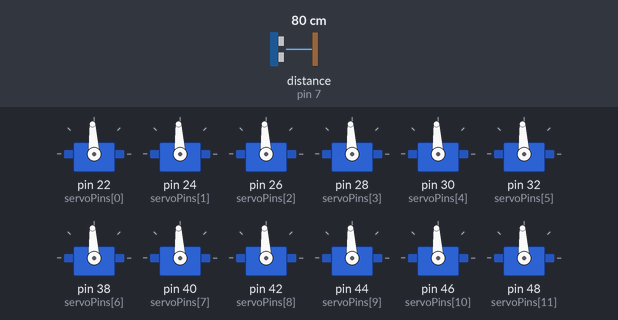
A sketch run on a simulated Arduino Mega 2560, built with avr-gcc and run on an emulated ATmega2560. Parts: 12 × servo. Wiring (inferred from the names in the program): ultrasonic range finder: trigger pin 8; echo pin 7. Inputs (shaded band) come from the test bench; at power-on: distance to the obstacle (sensor on pin 7) 80 cm. The echo pulse lasts 58.3 µs per cm; what the sketch prints to the serial monitor is not drawn.

Above: at 1.5 s.
At 2.2 s:
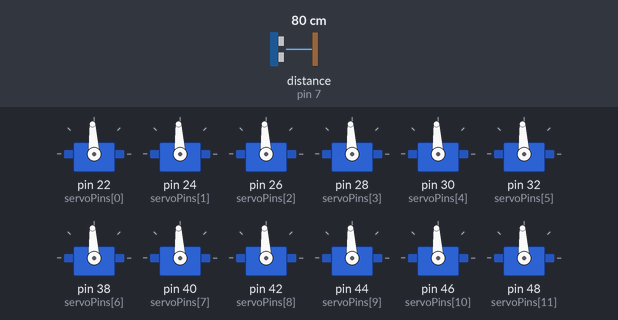
2.3 s: distance to the obstacle (sensor on pin 7) set to 2 cm
5.3 s: distance to the obstacle (sensor on pin 7) set to 18 cm
At 6.66 s:
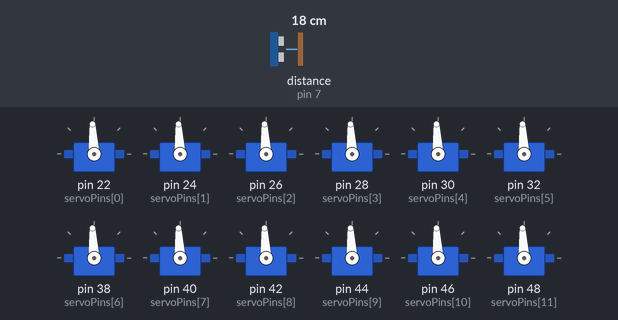
8.0 s: distance to the obstacle (sensor on pin 7) set to 4 cm
Timing chart, 0 to 11.4 s (numbered marks = the images above; inputs shaded):
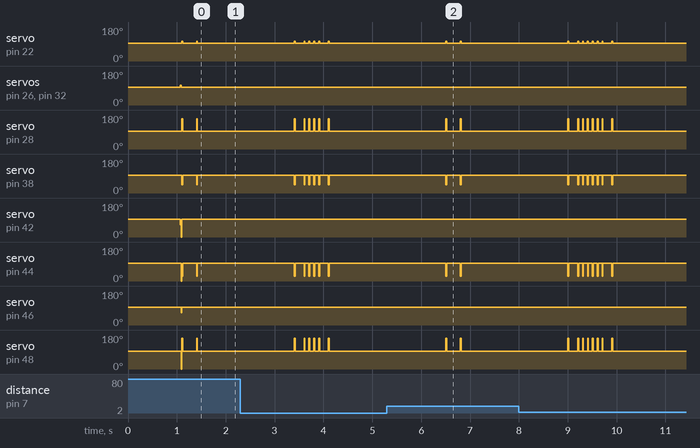

Measured:
- after the input at 5.3 s, servo on pin 22 (servoPins[0]): alternates 104° for 0.02 s and 93° for 0.28 s, 4 changes in all, then stays 93°, starting after 1.2 s; servo on pin 28 (servoPins[3]): alternates 159° for 0.02 s and 93° for 0.28 s, 4 changes in all, then stays 93°, starting after 1.2 s

The sketch:

conditional_locomotion.ino
```cpp
// (licence header left out)
#include <Servo.h>

//////////////////////////////////////////////////////////////////////////////////////////////////////////////////////////////////////////////
// Constants
//////////////////////////////////////////////////////////////////////////////////////////////////////////////////////////////////////////////
const int echoPin  = 7; //g
const int trigPin =  8;  //g
const int maximumServoShieldPosition = 2200;   // the maximum pulse duration for the servo shield (2ms pulse)
const int minimumServoShieldPosition = 800;   // the minimum pulse duration for the servo shield (1ms pulse)
const int numberOfServos             = 12;      // the number of servos
const int numberOfJoints             = 12;
const int numberOfFrames             = 5;

/////////////////////////////////////////////////////////////////////////////////////////////////////////////////////
class Action
/////////////////////////////////////////////////////////////////////////////////////////////////////////////////////
{
  /////////////////////////////////////////////////////////////////////////////////////////////////////////////////////
  //  The Action class collects information necessary to perform a sequence of movements.
  /////////////////////////////////////////////////////////////////////////////////////////////////////////////////////

  /////////////////////////////////////////////////////////////////////////////////////////////////////////////////////
  //Members
  /////////////////////////////////////////////////////////////////////////////////////////////////////////////////////
  public:
    int             duration;      // Total duration of the action in milliseconds
    float           playbackTime;  // The playback time in milliseconds.
    unsigned long   lastTime;      // The playback time in milliseconds.
    int*            frames;        // Pointer to a two dimensional array containing the individual frames
    float           playbackSpeed; // The speed at which the action is played back (1 is realtime, 0.5 is half speed, 2.0 is twice realtime)

  /////////////////////////////////////////////////////////////////////////////////////////////////////////////////////
  //Methods
  /////////////////////////////////////////////////////////////////////////////////////////////////////////////////////

  /////////////////////////////////////////////////////////////////////////////////////////////////////////////////////
  Action(int setDuration, void* setFrames)
  /////////////////////////////////////////////////////////////////////////////////////////////////////////////////////
  {
    frames            = (int*)setFrames;
    duration          = setDuration;
    playbackTime      = 0;
    playbackSpeed     = 1.0;
    lastTime          = 0;
  }

  /////////////////////////////////////////////////////////////////////////////////////////////////////////////////////
  void Update()
  /////////////////////////////////////////////////////////////////////////////////////////////////////////////////////
  {
     // Get the current time.
     unsigned long currentTime = millis();

     // Update the playback time.
     playbackTime += (playbackSpeed * (float)(currentTime - lastTime));

     // Loop if the playback time is past the end of the action.
     if(playbackTime > duration)
       playbackTime = playbackTime - duration;

     // Remember the time.
     lastTime = currentTime;
  }

  /////////////////////////////////////////////////////////////////////////////////////////////////////////////////////
  void GetCurrentFrame(int* frame)
  /////////////////////////////////////////////////////////////////////////////////////////////////////////////////////
  {
      //update each servo
      int* sourceFrame = frames + ((int)playbackTime/20)*numberOfJoints;
      for (int joint = 0; joint < numberOfJoints; joint++)
        frame[joint] = sourceFrame[joint];
  }

};
//////////////////////////////////////////////////////////////////////////////////////////////////////////////////////////////////////////////
// Action Frames
//////////////////////////////////////////////////////////////////////////////////////////////////////////////////////////////////////////////
//Joints positions are in degrees * 100 (home position is 0 degrees)
/////////////////////////////////////////////
//JOINT INDEXES
//
//RIGHT LEG JOINTS
// 0 Right Ankle (roll)
// 1 Right Lower Leg
// 2 Right Knee
// 3 Right Middle Leg
// 4 Right Upper Leg
// 5 Right Hip (roll)
//LEFT LEG JOINTS
// 6 Left Ankle (roll)
// 7 Left Lower Leg
// 8 Left Knee
// 9 Left Middle Leg
// 10 Left Upper Leg
// 11 Left Hip (roll)
/////////////////////////////////////////////
int servoPins[numberOfServos] = {22, 24, 26, 28, 30, 32, 38, 40, 42, 44, 46, 48};  // the pin for each servo
int frames[numberOfFrames][numberOfJoints] = {
                      {    0,     0,     0,     0,     0,     0,     0,     0,     0,     0,     0,     0 },
                      {    0,     0,     0,     0,     0,     0,     0,     0,     0,     0,     0,     0 },
                      {    0,     0,     0,     0,     0,     0,     0,     0,     0,     0,     0,     0 },
                      {    0,     0,     0,     0,     0,     0,     0,     0,     0,     0,     0,     0 },
                      {    0,     0,     0,     0,     0,     0,     0,     0,     0,     0,     0,     0 }
};

int servoCalibrations[numberOfJoints][3] = { // servoCalibrations[numberOfJoints][{max,mid,min}];
                      {7678, -23, -7003},
                      {2284, 234, -337},
                      {1900, -100, 300},
                      {1900, -100, 200},
                      {2000, -400, -1135},
                      {800, -600, -3100},
                      {7600, 700, -6000},
                      {2900, 1000, 500},
                      {1900, 200, 0},
                      {2200, 100, 300},
                      {2600, 600, 300},
                      {1700, -300, -2700}
};

//////////////////////////////////////////////////////////////////////////////////////////////////////////////////////////////////////////////
// Actions
//////////////////////////////////////////////////////////////////////////////////////////////////////////////////////////////////////////////
Action myAction(numberOfFrames * 20 , frames); //the action
Action* currentAction;                //pointer to the current action

//////////////////////////////////////////////////////////////////////////////////////////////////////////////////////////////////////////////
// Variables
//////////////////////////////////////////////////////////////////////////////////////////////////////////////////////////////////////////////
Servo servos[numberOfServos];  // create servo object to control a servo

//////////////////////////////////////////////////////////////////////////////////////////////////////////////////////////////////////////////
void setup()
//////////////////////////////////////////////////////////////////////////////////////////////////////////////////////////////////////////////
{
  //set the initial action
  currentAction = &myAction;

  //wait for a second to begin (keeps the communication line open in case a new program is being downloaded)
  delay(1000);

  //start up the communication
  Serial.begin(9600);

  //initialize the servos
  initializeServos();
}

//////////////////////////////////////////////////////////////////////////////////////////////////////////////////////////////////////////////
void loop()
//////////////////////////////////////////////////////////////////////////////////////////////////////////////////////////////////////////////
{
  //this is the main update loop for the microcontroller

  //update the current action
  UpdateAction();

  //get the frame from the current action
  int frame[numberOfServos];
  currentAction->GetCurrentFrame(frame);

  //set the servo positions for this frame number
  SetServoPositions(frame);

  SendResponse();

  // Add a little delay.
  delay(2);
}

//////////////////////////////////////////////////////////////////////////////////////////////////////////////////////////////////////////////
void UpdateAction()
//////////////////////////////////////////////////////////////////////////////////////////////////////////////////////////////////////////////
{
  //check to see if the robot is walking
  if(currentAction == &myAction)
  {
    // TODO (you) : add some logic for your action here!

    // move to the next frame of the action
    currentAction->Update();
  }
}

//////////////////////////////////////////////////////////////////////////////////////////////////////////////////////////////////////////////
void initializeServos()
//////////////////////////////////////////////////////////////////////////////////////////////////////////////////////////////////////////////
{
  // Assign the correct pin to each servo.
  for(int s = 0; s < numberOfServos; s++)
    servos[s].attach(servoPins[s]);
}

//////////////////////////////////////////////////////////////////////////////////////////////////////////////////////////////////////////////
void SetServoPositions(int* frame)
//////////////////////////////////////////////////////////////////////////////////////////////////////////////////////////////////////////////
{
  //update each servo
  for (int servo = 0; servo < numberOfServos; servo++)
  {
      // each servo position is sent as a 2 byte value (high byte, low byte) integer (from -32,768 to 32,767)
      // this number is encoding the angle of the servo. The number is 100 * the servo angle.  This allows for the
      // storage of 2 significant digits(i.e. the value can be from -60.00 to 60.00 and every value in between).
      // Also remember that the servos have a range of 120 degrees. The angle is written in positions
      // which range from a minimum of 800 (-60 degrees) and go to a maximum of 2200 (60 degrees)

      int value = frame[servo];

      // flip for the left leg.
      if(servo >= numberOfServos/2)
        value = map(value, -6000,6000,6000,-6000);

      servos[servo].write(map(value, -6000,6000,800,2200));              // tell servo to go to position in variable 'pos'

  }
}

//g////////////////////////////////////////////////////////////////////////////////////////////////////////////////////////////////////////////
void SendResponse()
//////////////////////////////////////////////////////////////////////////////////////////////////////////////////////////////////////////////
{
  // Measure the distance
  unsigned int distance = MeasureDistance();
  //unsigned int distance = 0;

  // Send the distance back (cast it to a byte array ... an int has a high and low byte).
  Serial.write((uint8_t*)&distance, 2);
  // Send the robot status (0 = happy).
  Serial.write((byte)0);


  // End the response.
  Serial.print("Distance: ");
  Serial.println(distance);
  //Serial.print("done");
}
//////////////////////////////////////////////////////////////////////////////////////////////////////////////////////////////////////////////
// some of the code below was found on http://arduino.cc/en/Tutorial/Ping?from=Tutorial.UltrasoundSensor.  Thanks Arduino guys!
//  credit:
//    by David A. Mellis
//    modified 30 Aug 2011
//    by Tom Igoe
//////////////////////////////////////////////////////////////////////////////////////////////////////////////////////////////////////////////

//////////////////////////////////////////////////////////////////////////////////////////////////////////////////////////////////////////////
long MeasureDistance()
//////////////////////////////////////////////////////////////////////////////////////////////////////////////////////////////////////////////
{
  //g
  int maximumRange = 200; // Maximum range needed
  int minimumRange = 0; // Minimum range needed
  long duration, distance; // Duration used to calculate distance
  pinMode(trigPin, OUTPUT);
  pinMode(echoPin, INPUT);

  /* The following trigPin/echoPin cycle is used to determine the
  distance of the nearest object by bouncing soundwaves off of it. */
  digitalWrite(trigPin, LOW);
  delayMicroseconds(2);

  digitalWrite(trigPin, HIGH);
  delayMicroseconds(10);

  digitalWrite(trigPin, LOW);
  duration = pulseIn(echoPin, HIGH);

  //Calculate the distance (in cm) based on the speed of sound.
  distance = duration/58.2; //g

  if (distance >= maximumRange || distance <= minimumRange){
  /* Send a negative number to computer to indicate "out of range" */
  Serial.println("-1");
  }
  else return distance;//g
}
```
